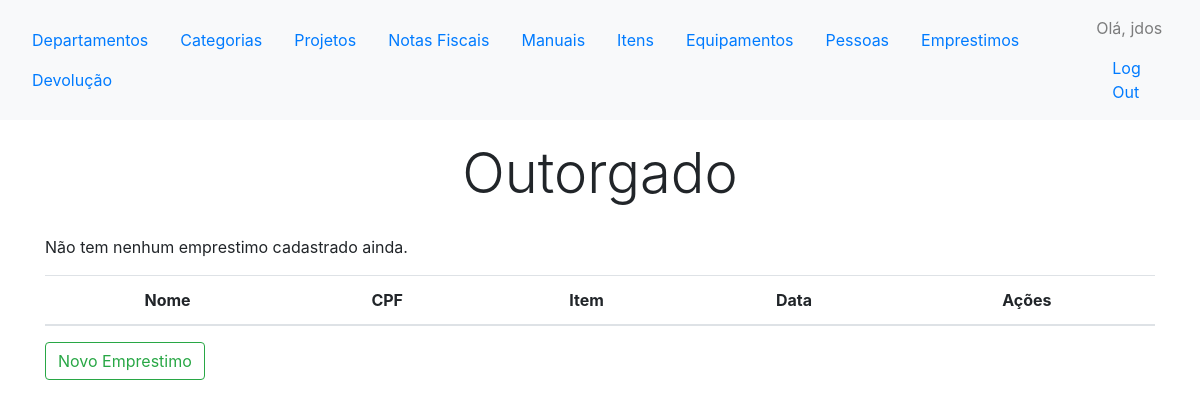
Before: /controle/emprestimos/ (signed in) with the older database file.
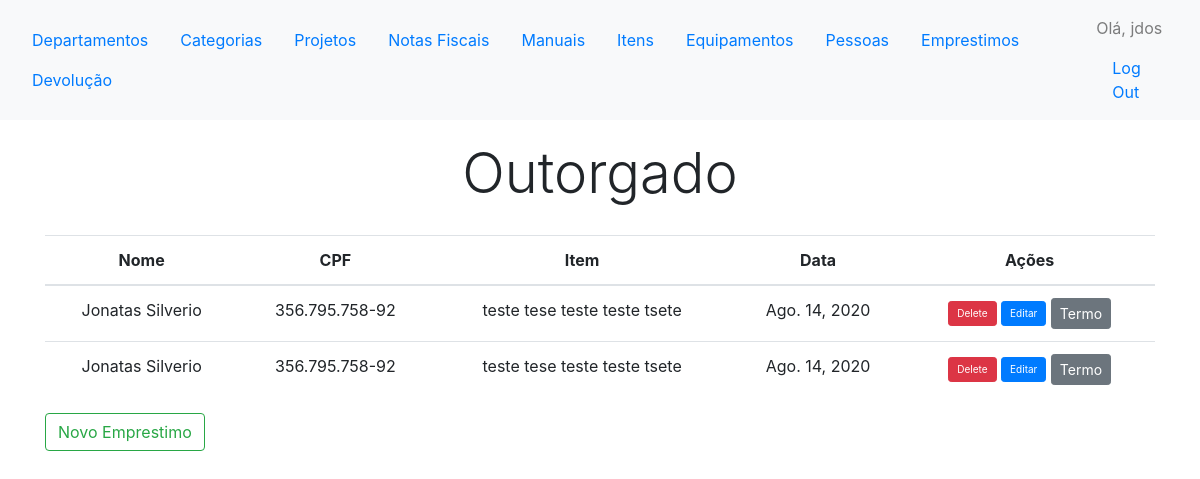
After: the same page with the newer database file.
### controles/models.py (models this page shows, shortened)
class Emprestimo(models.Model):
    cpf             = models.ForeignKey('comuns.Pessoa', on_delete=models.PROTECT)
    id_item         = models.ForeignKey(Item, on_delete=models.PROTECT, blank=False)
    data_emprestimo = models.DateField(default=timezone.now)
    cpf_func        = models.ForeignKey('comuns.Pessoa', on_delete=models.PROTECT, related_name='%(class)s_cpf_funcionario')

class Item(models.Model):
    id_item = models.AutoField(primary_key=True)
    nome = models.CharField(max_length=50)
    caracteristica = models.TextField(max_length=200, blank=True, null=True)
    marca = models.CharField(max_length=30) #nova identidade
    modelo = models.CharField(max_length=30) #nova identidade
    categoria = models.ForeignKey(Categoria, on_delete=models.PROTECT)
    subcategoria = models.ForeignKey(Subcategoria, on_delete=models.PROTECT, blank=True, null=True)
    projeto = models.ForeignKey('comuns.Projeto', on_delete=models.PROTECT)
    valor = models.DecimalField(max_digits=8, decimal_places=2, blank=True, null = True)
    local = models.CharField(max_length=50, null = True, blank=True) #nova identidade
    id_departamento = models.ForeignKey('comuns.Departamento', on_delete=models.PROTECT, blank=True, null = True)
    id_notafiscal = models.ForeignKey(NotaFiscal, on_delete=models.PROTECT, blank=True, null = True)
    status_disponivel = models.BooleanField(default=True)
    status_manutencao = models.BooleanField(default=False)
    status_emprestado = models.BooleanField(default=False)
    tipo_consumivel = models.BooleanField(default=False)
    quantidade = models.IntegerField(validators=[MinValueValidator(0), MaxValueValidator(999999)], default = 1)
    validade = models.DateField(null= True, blank=True)
    id_equipamento_pertencente = models.ForeignKey('self', null=True, blank=True ,related_name='item', on_delete=models.CASCADE)
    ano = models.PositiveIntegerField(
        default=current_year(), validators=[MinValueValidator(2009), max_value_current_year])
    def __str__(self):
        if(self.tipo_consumivel):
            return self.nome + ' ' + self.categoria.nome  + ' ' + str(self.marca)+' '+str(self.modelo) +' '+ str(self.quantidade)+' '+ str(self.validade) +' '+ self.projeto.acronimo
        else:
            return self.nome + ' ' + self.categoria.nome  + ' ' + str(self.marca)+' '+str(self.modelo) +' '+ self.projeto.acronimo
    class Meta:
        verbose_name_plural = 'Itens'

class Categoria(models.Model):
    nome = models.CharField(max_length=40)
    abreviacao = models.CharField(max_length=4)

### comuns/models.py (models this page shows, shortened)
class Pessoa(models.Model):
	cpf   = CPFField(unique=True, primary_key=True)
	nome  = models.CharField(max_length=80, null = True, blank=False)
	email = models.EmailField(blank=True, null=True)

class Projeto(models.Model):
    nome = models.CharField(max_length=30)
    acronimo = models.CharField(max_length=5)

### controles/views.py (the view)
@login_required
def emprestimos(request):
	emprestimos = Emprestimo.objects.all()
	context = {'emprestimos': emprestimos}
	return render(request, 'controles/emprestimo/emprestimos.html', context)

### controles/templatetags/custom_filter.py (called while the page is built)
@register.filter(name = 'cpf_format')
def cpf_format(value): # Only one argument.
    if value:
        return value[0:3]+ '.' + value[3:6] + '.' + value[6:9] + '-' + value[9:]

### controles/templates/controles/emprestimo/emprestimos.html (shortened to what this page needs)
{% extends "controles/base.html" %}
{% load static %}
{% load custom_filter %}
{% block header %}
<h1 class="display-4 text-center" style="padding: 20px;">Outorgado</h1>
{% endblock header %}
{% block content %}
<table id ="example"  class="table" style="width:100%;text-align:center" data-itens-equipamento-url="">
  <thead>
    <th onclick="sortTable(0)">
      Nome
    </th>
    <th onclick="sortTable(1)" >
      CPF
    </th>
    <th>
      Item
    </th>
        <th>
      Data
    </th>
        <th>
      Ações
    </th>
  </thead>
  <tbody>
    {% for emprestimo in emprestimos %}
    <tr class="data">
      <td >{{ emprestimo.cpf.nome | title}}</td>
      <td >{{ emprestimo.cpf.cpf | cpf_format}}</td>
      <td>{{emprestimo.id_item}}</td>
      <td>{{emprestimo.data_emprestimo}}</td>
      <td><button type="button" class="btn btn-primary delete btn-sm btn-danger" style="font-size:10px" onclick="" data-toggle="modal" data-target="#Modal"> Delete</button>
      <button type="button" class="btn btn-primary btn-sm nova-pessoa" style="font-size:10px" onclick="ajax" data-toggle="modal" data-target="#Modal"> Editar</button>
      <button type="button" class="btn btn-secondary btn-sm nova-pessoa"  onclick="location.href='{% url 'controles:pdf_view_item' emprestimo.pk %}';" value="Go to Google" /> Termo</button></td>
    </tr>
    {% empty %}
    	<p>Não tem nenhum emprestimo cadastrado ainda.</p>
    {% endfor %}
  </tbody>
</table>
<button type="button" class="btn btn-outline-success"  onclick="ajaxreturn('{% url 'controles:novo_emprestimo' %}')" data-toggle="modal" data-target="#Modal"> Novo Emprestimo </button>
{% endblock content %}

Changed rows visible on the page:
added Emprestimo: cpf.nome "Jonatas Silverio", cpf.cpf|cpf_format "356.795.758-92", id_item "teste tese teste teste tsete", data_emprestimo "Ago. 14, 2020"
added Emprestimo: cpf.nome "Jonatas Silverio", cpf.cpf|cpf_format "356.795.758-92", id_item "teste tese teste teste tsete", data_emprestimo "Ago. 14, 2020"
Other visible differences:
text no longer shown: "Não tem nenhum emprestimo cadastrado ainda."
